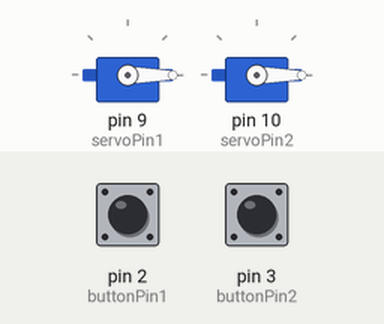
This sketch was run on a simulated Arduino Uno, built with avr-gcc and run on an emulated ATmega328P. Parts: 2 × servo. The test bench sets the inputs (shaded band); at power-on: pin 2 (buttonPin1) HIGH, pin 3 (buttonPin2) HIGH.

Above: at 1.2 s.
1.3 s: pin 2 (buttonPin1) pulled LOW for 0.15 s
At 1.37 s:
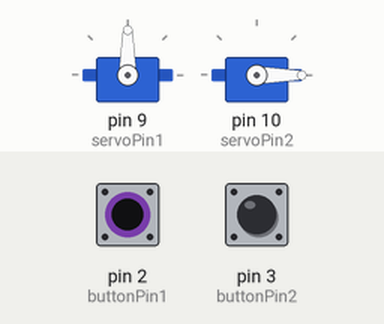
2.9 s: pin 3 (buttonPin2) pulled LOW for 0.15 s
At 2.97 s:
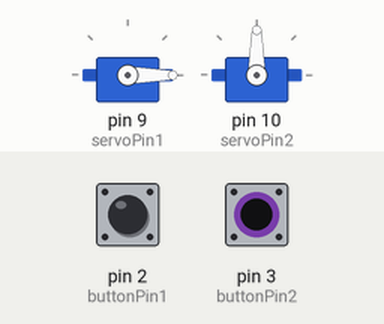
4.5 s: pin 3 (buttonPin2) pulled LOW for 3.2 s
At 8.4 s:
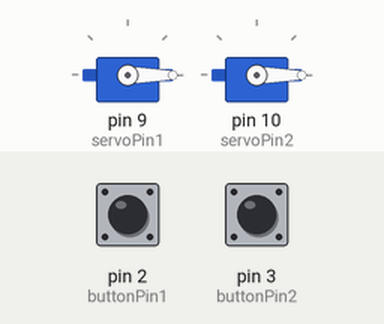
9.2 s: pin 2 (buttonPin1) pulled LOW for 3.2 s
At 9.5 s:
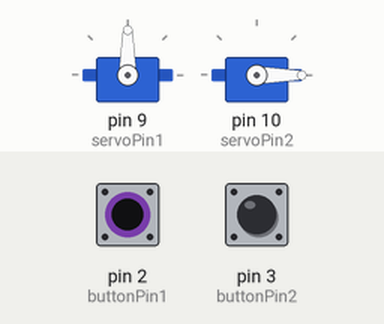
13.9 s: pin 2 (buttonPin1) driven LOW and pin 3 (buttonPin2) driven LOW
At 14.5 s:
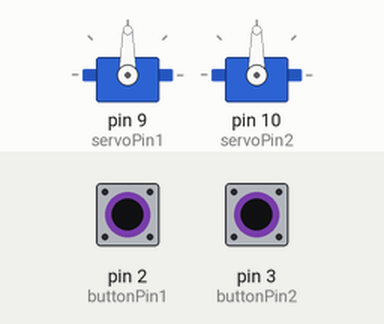
Timing chart, 0 to 16.4 s (numbered marks = the images above; inputs shaded):
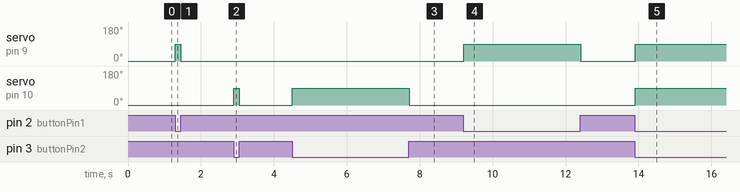

The sketch:

circuitocapas.ino
```cpp
#include <Servo.h>

// Crear objetos Servo
Servo servo1;
Servo servo2;

// Definir los pines de control de los servos y los pulsadores
int servoPin1 = 9;
int servoPin2 = 10;
int buttonPin1 = 2;  // Definir el pin del primer pulsador
int buttonPin2 = 3;  // Definir el pin del segundo pulsador

void setup() {
  // Adjuntar los servos a los pines definidos
  servo1.attach(servoPin1);
  servo2.attach(servoPin2);

  // Configurar los pines de los pulsadores como entrada con pull-up interno
  pinMode(buttonPin1, INPUT_PULLUP);
  pinMode(buttonPin2, INPUT_PULLUP);
}

void loop() {
  // Leer el estado de los pulsadores
  int buttonState1 = digitalRead(buttonPin1);
  int buttonState2 = digitalRead(buttonPin2);

  // Si el primer pulsador está presionado (LOW en un pull-up), mover servo 1 a 90 grados
  if (buttonState1 == LOW) {
    servo1.write(90);
  } else {
    servo1.write(0);
  }

  // Si el segundo pulsador está presionado (LOW en un pull-up), mover servo 2 a 90 grados
  if (buttonState2 == LOW) {
    servo2.write(90);
  } else {
    servo2.write(0);
  }

  // Esperar un poco para evitar rebotes
  delay(50);
}
```

Measured:
- after the input at 1.3 s, servo on pin 9 (servoPin1): 0° → 90° at once, → 0° 0.15 s later
- after the input at 2.9 s, servo on pin 10 (servoPin2): 0° → 90° at once, → 0° 0.15 s later
- after the input at 4.5 s, servo on pin 10 (servoPin2): 0° → 90° at once, → 0° 3.2 s later
- after the input at 9.2 s, servo on pin 9 (servoPin1): 0° → 90° at once, → 0° 3.2 s later
- after the input at 13.9 s, servo on pin 9 (servoPin1), servo on pin 10 (servoPin2): 0° → 90° at once
